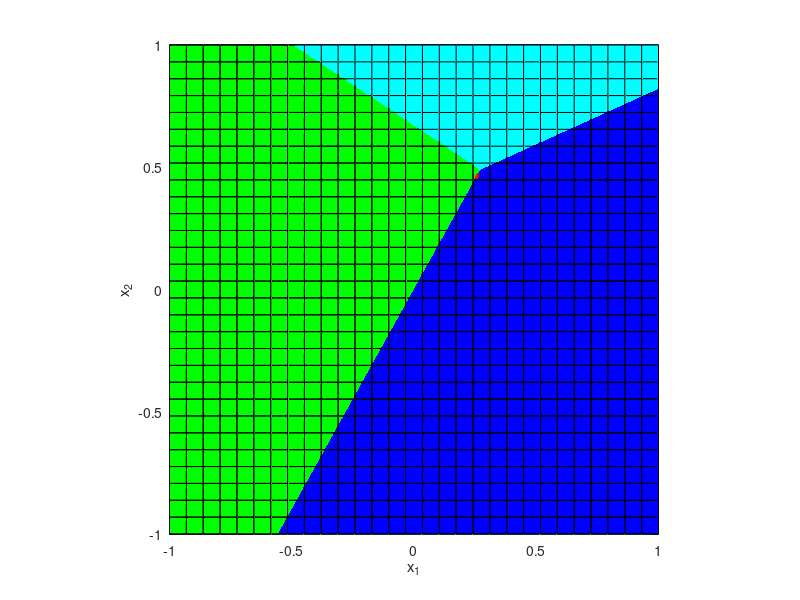

MATLAB code for this plot:
%% Uppgift 1
%% 1a)
A=[1 3; 5 -2]; b=[6; 13];

l1=@(x1)(b(1)-A(1,1)*x1)/A(1,2);
l2=@(x1)(b(2)-A(2,1)*x1)/A(2,2);

x1=linspace(0,5,5);
plot(x1,l1(x1),'b','linewidth',2), hold on
plot(x1,l2(x1),'g','linewidth',2)
xlabel('x_1'), ylabel('x_2')
axis equal, axis([1 5 0 3])
grid

R=rref([A b]);

x=[R(1, 3); R(2, 3)];
plot(x(1),x(2),'ro','markersize',3,'linewidth',4), hold off


%% 1b)
A=[1 3; 2 6]; b1=[5; 12]; b2=[5; 10];

l1=@(x1)(b1(1)-A(1,1)*x1)/A(1,2);
l2=@(x1)(b1(2)-A(2,1)*x1)/A(2,2);
l3=@(x1)(b2(2)-A(2,1)*x1)/A(2,2);

x1=linspace(0,5,5);

plot(x1,l1(x1),'r','linewidth',5), hold on
plot(x1,l2(x1),'g','linewidth',2)
plot(x1,l3(x1),'b','linewidth',2)

xlabel('x_1'), ylabel('x_2')
axis equal, axis([0 3 0 3])

%% Uppgift 2
%% 2a)
A=[-3 1 2;3 -2 1; -1 5 -1]; b=[2;1;1];

l1=@(x1,x2)(b(1)-A(1,1)*x1-A(1,2)*x2)/A(1,3);
l2=@(x1,x2)(b(2)-A(2,1)*x1-A(2,2)*x2)/A(2,3);
l3=@(x1,x2)(b(3)-A(3,1)*x1-A(3,2)*x2)/A(3,3);
x1=linspace(-1,1,30); x2=linspace(-1,1,30);
[X1,X2]=meshgrid(x1,x2);
surf(X1,X2,l1(X1,X2),'facecolor','b'), hold on
surf(X1,X2,l2(X1,X2),'facecolor','g')
surf(X1,X2,l3(X1,X2),'facecolor','c')
xlabel('x_1'), ylabel('x_2'), zlabel('x_3')
axis([-1 1 -1 1 -4 7]), axis vis3d, grid on, box on

R=rref([A b]);
x=[R(1, 4) R(2, 4) R(3, 4)];
plot3(x(1),x(2),x(3),'ro','markersize',10,'linewidth',4)

%% 2b)
A=[-3 1 2; 3 -2 1; 3 -4 7]; b1=[2; 1; 1]; b2=[2; 1; 7];

l1=@(x1,x2)(b1(1)-A(1,1)*x1-A(1,2)*x2)/A(1,3);
l2=@(x1,x2)(b1(2)-A(2,1)*x1-A(2,2)*x2)/A(2,3);
l3=@(x1,x2)(b1(3)-A(3,1)*x1-A(3,2)*x2)/A(3,3);

x1=linspace(-1,1,30); x2=linspace(-1,1,30);
[X1,X2]=meshgrid(x1,x2);

surf(X1,X2,l1(X1,X2),'facecolor','b'), hold on
surf(X1,X2,l2(X1,X2),'facecolor','g')
surf(X1,X2,l3(X1,X2),'facecolor','c')

xlabel('x_1'), ylabel('x_2'), zlabel('x_3')
axis([-1 1 -1 1 -4 7]), axis vis3d, grid on, box on
